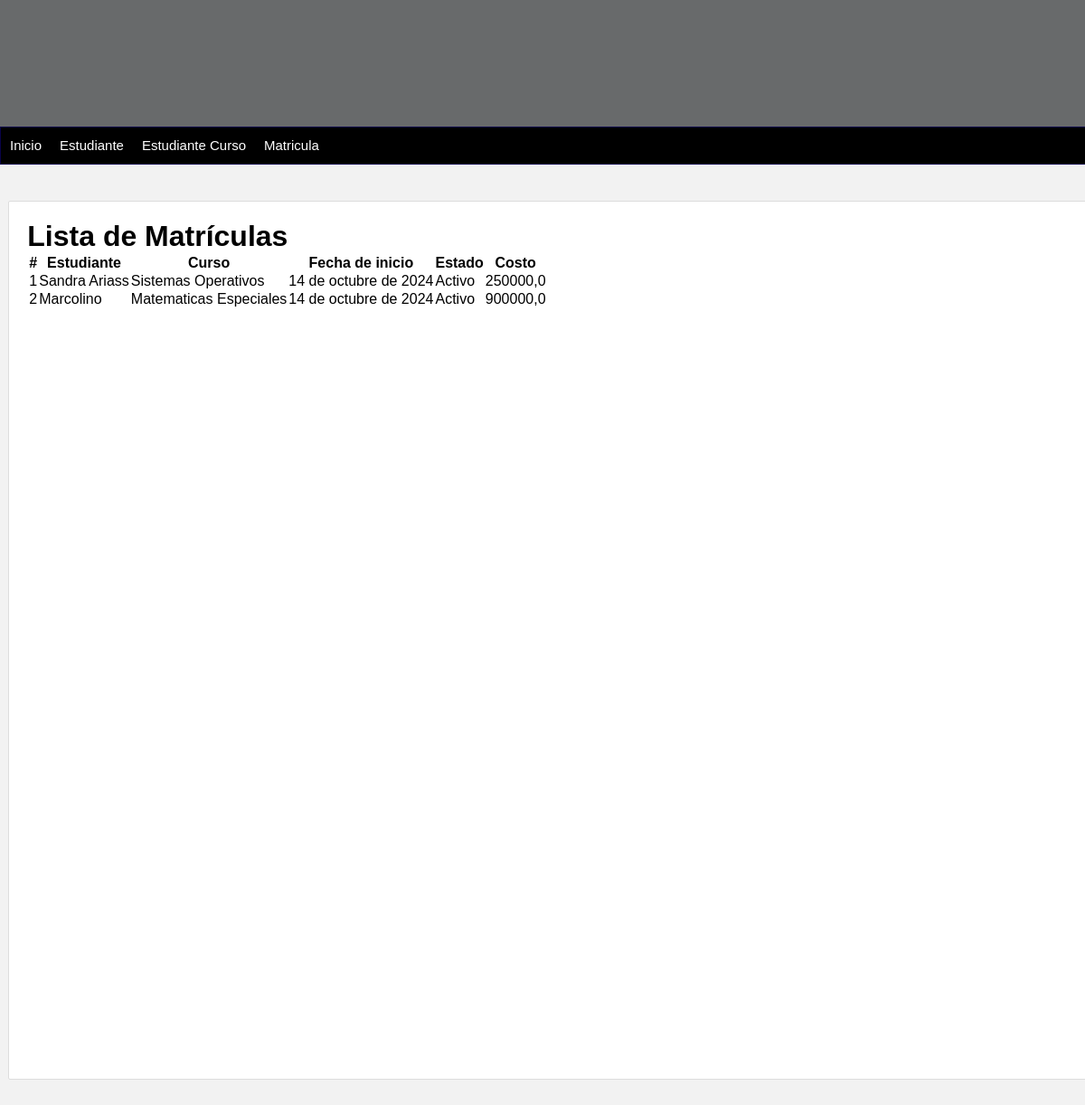
Page /matriculas/ on the earlier database version.
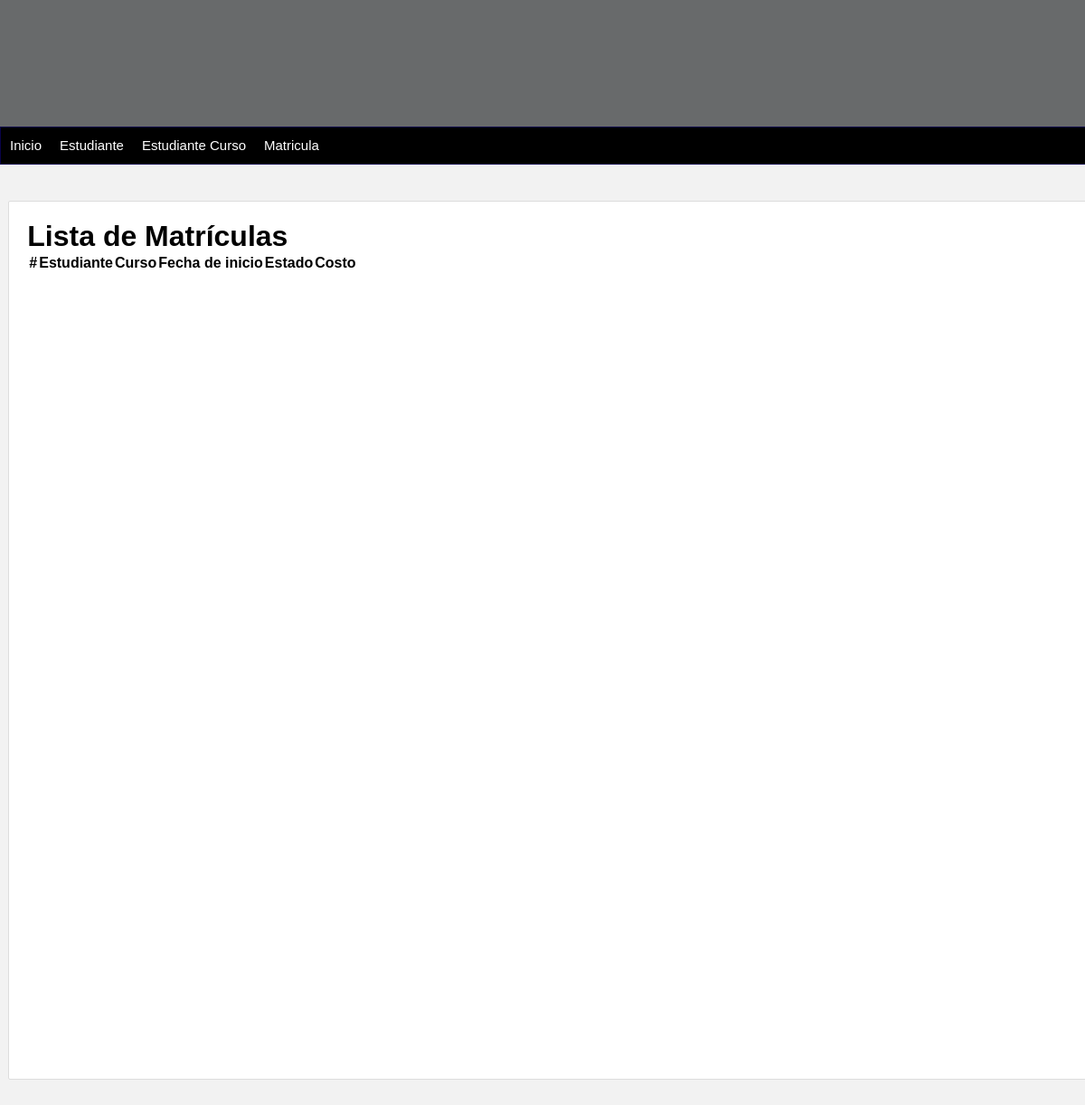
Same page on the later database version.
### matriculas/models.py (models this page shows, shortened)
class matriculas(models.Model):
    codigo = models.CharField(max_length=3, unique=True)
    nombre = models.CharField(max_length=100)
    cursos = models.CharField(max_length=100)
    fecha_de_inicio = models.DateField(default=timezone.now)
    estado = models.CharField(max_length=100)
    costo = models.FloatField()

### mainApp/views.py (the view)
# urls.py: path('matriculas/', lista_matriculas, name='Hola_prueba'),
def lista_matriculas(request):
    matricula = matriculas.objects.all()
    return render(request, 'prueba.html', {'matriculas': matricula})

### mainApp/templates/prueba.html (shortened to what this page needs)
{% extends "index.html" %}
{% block content %}
<div class="container">
    <h1>Lista de Matrículas</h1>
    <table class="table table-striped">
        <thead>
            <tr>
                <th>#</th>
                <th>Estudiante</th>
                <th>Curso</th>
                <th>Fecha de inicio</th>
                <th>Estado</th>
                <th>Costo</th>
            </tr>
        </thead>
        <tbody>
            {% for matricula in matriculas %}
            <tr>
                <td>{{ forloop.counter }}</td>
                <td>{{ matricula.nombre }} </td>
                <td>{{ matricula.cursos }}</td>
                <td>{{ matricula.fecha_de_inicio }}</td>
                <td><span class="badge bg-warning text-dark">{{ matricula.estado }}</span></td>
                <td>{{ matricula.costo }}</td>
            </tr>
            {% endfor %}
        </tbody>
    </table>
</div>
{% endblock %}

Differences in the rows shown:
removed matriculas: nombre "Sandra Ariass", cursos "Sistemas Operativos", fecha_de_inicio "14 de octubre de 2024", estado "Activo", costo "250000,0"
removed matriculas: nombre "Marcolino", cursos "Matematicas Especiales", fecha_de_inicio "14 de octubre de 2024", estado "Activo", costo "900000,0"
